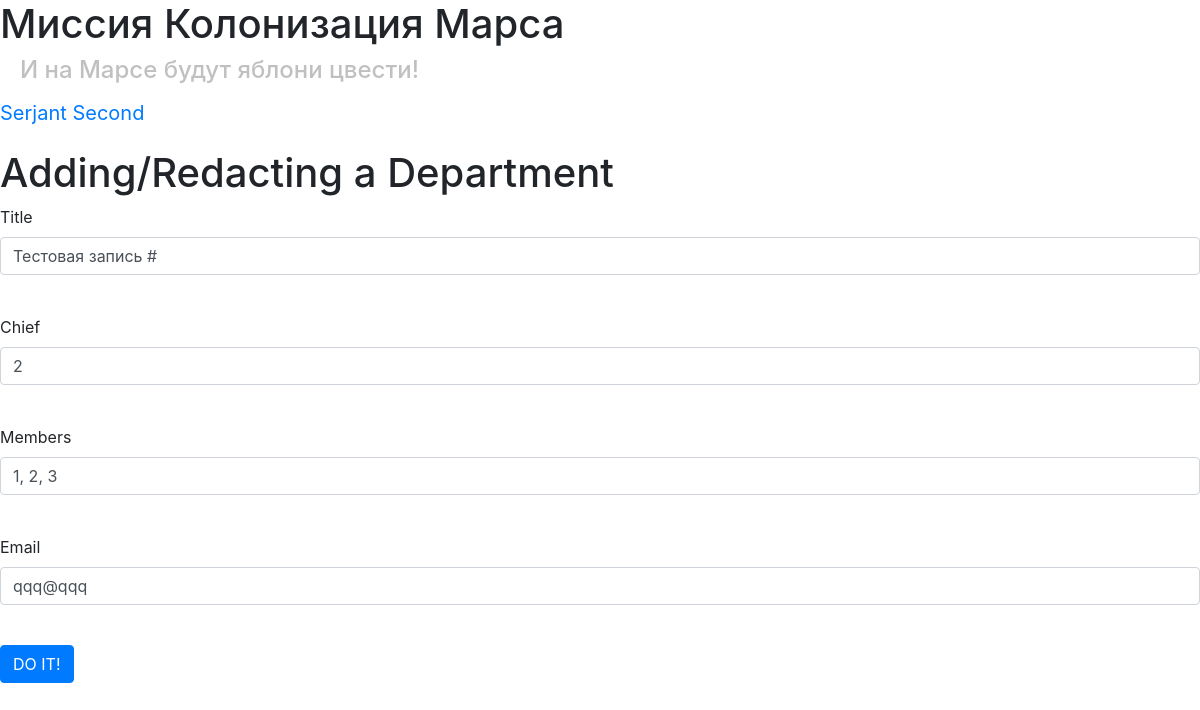
Before: /department/2 (signed in) with the older database file.
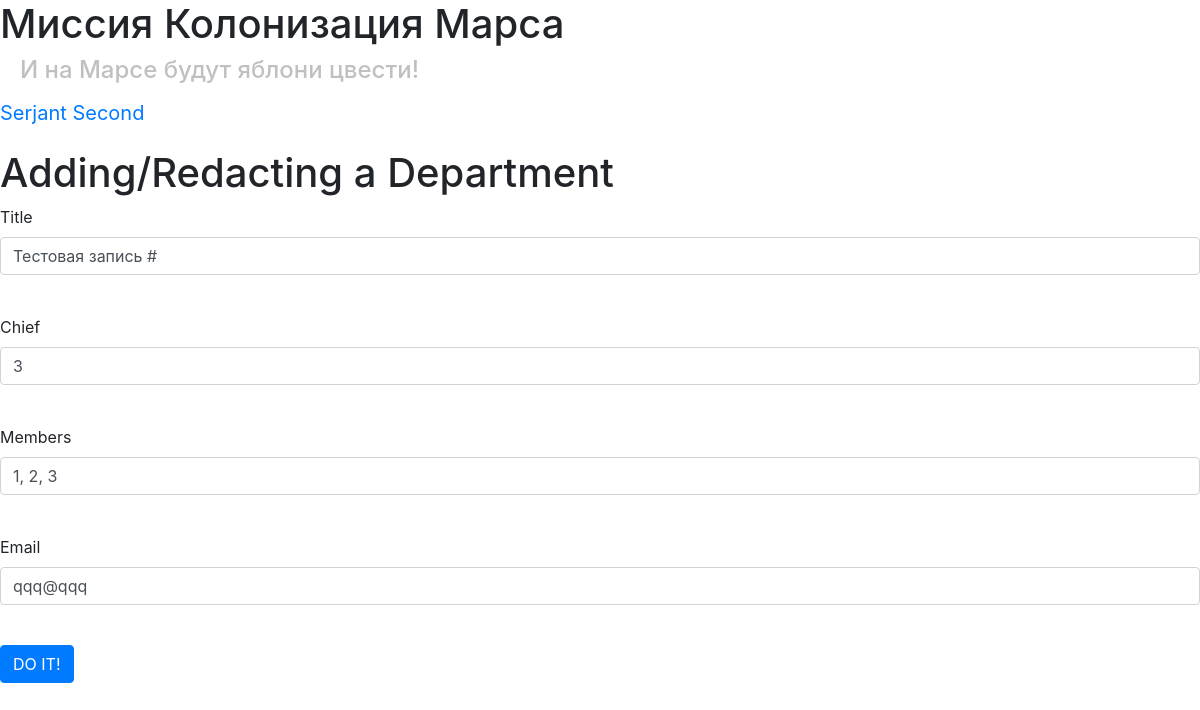
After: the same page with the newer database file.
### data/departments.py (models this page shows)
class Department(SqlAlchemyBase, SerializerMixin):
    __tablename__ = 'departments'
    id = sqlalchemy.Column(sqlalchemy.Integer,
                           primary_key=True, autoincrement=True)
    author = sqlalchemy.Column(sqlalchemy.Integer, sqlalchemy.ForeignKey("users.id"))
    title = sqlalchemy.Column(sqlalchemy.String)
    chef = sqlalchemy.Column(sqlalchemy.Integer)
    members = sqlalchemy.Column(sqlalchemy.String)
    email = sqlalchemy.Column(sqlalchemy.String)
    user = orm.relation('User')

### main.py (the view, shortened to what this page needs)
@app.route('/department/<int:id>', methods=['GET', 'POST'])
@login_required
def edit_department(id):
    form = DepartmentForm()
    if request.method == "GET":
        session = create_session()
        deps = session.query(Department).all()
        a = False
        for i in range(len(deps)):
            lead = session.query(User).get(deps[i].chef)
            if deps[i].id == id and deps[i].user == current_user or\
                    deps[i].id == id and current_user.id == 1 or\
                deps[i].id == id and lead and lead.id == current_user.id:
                form.title.data = deps[i].title
                form.chef.data = deps[i].chef
                form.members.data = deps[i].members
                form.email.data = deps[i].email
                a = True
                break
        if not a:
            abort(404)
    return render_template('department.html', title='Редактирование департамента', form=form)

### main.py
class DepartmentForm(FlaskForm):
    title = StringField("Title", validators=[DataRequired()])
    chef = IntegerField('Chief', validators=[DataRequired()])
    members = StringField("Members", validators=[DataRequired()])
    email = StringField("Email", validators=[DataRequired()])
    submit = SubmitField('DO IT!')

### data/db_session.py (called while the page is built)
def create_session() -> Session:
    global __factory
    return __factory()

### main.py (called while the page is built)
@login_manager.user_loader
def load_user(user_id):
    session = create_session()
    return session.query(User).get(user_id)

### templates/department.html (shortened to what this page needs)
{% extends "base.html" %}
{% block content %}
<h1>Adding/Redacting a Department</h1>
<form action="" method="post">
    <p>
        {{ form.title.label }}<br>
        {{ form.title(class="form-control") }}<br>
    </p>
    <p>
        {{ form.chef.label }}<br>
        {{ form.chef(class="form-control") }}<br>
    </p>
    <p>
        {{ form.members.label }}<br>
        {{ form.members(class="form-control") }}<br>
    </p>
    <p>
        {{ form.email.label }}<br>
        {{ form.email(class="form-control") }}<br>
    </p>
    <p>{{ form.submit(type="submit", class="btn btn-primary") }}</p>
</form>
{% endblock %}

Changed rows visible on the page:
changed Department "Тестовая запись #": chef "2" → "3"
